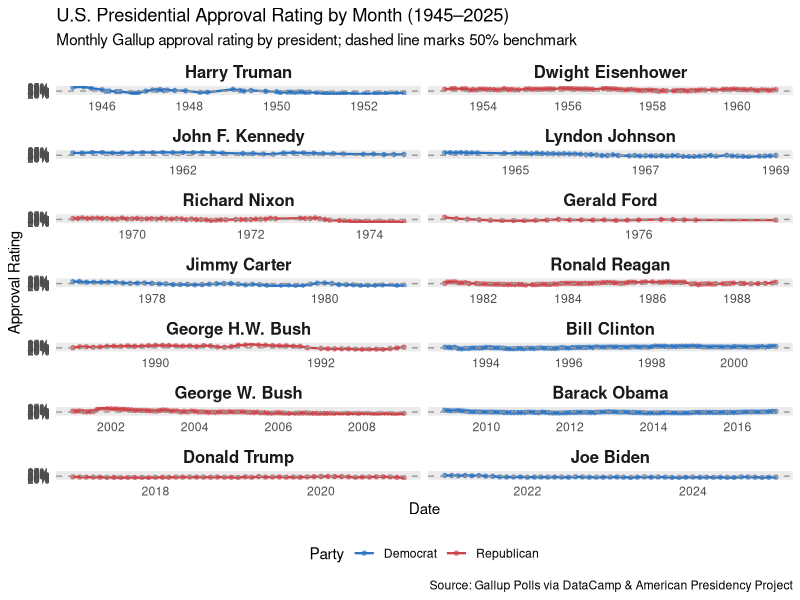

Generate this figure with R:
## ---- chunk 1
#| message: false
#| echo: false
#| fig-height: 18
#| fig-width: 10

library(tidyverse)

# Load monthly approval data and order presidents chronologically
monthly_data <- read_csv("data/presidential_approval_by_month.csv", show_col_types = FALSE) |>
  mutate(president = fct_reorder(president, year_month, .fun = min))

# Separate panel for each president tracking monthly approval
ggplot(monthly_data, aes(x = year_month, y = approval, color = party)) +
  geom_line(linewidth = 0.8) +
  geom_point(size = 1.2, alpha = 0.6) +
  geom_hline(yintercept = 50, linetype = "dashed", color = "grey60") +
  scale_color_manual(values = c("Democrat" = "#2E74C0", "Republican" = "#CB454A")) +
  scale_y_continuous(
    breaks = seq(20, 95, by = 5),
    labels = \(y) paste0(y, "%"),
    limits = c(20, 95)
  ) +
  scale_x_date(date_breaks = "2 years", date_labels = "%Y") +
  facet_wrap(~president, scales = "free_x", ncol = 2) +
  labs(
    title = "U.S. Presidential Approval Rating by Month (1945–2025)",
    subtitle = "Monthly Gallup approval rating by president; dashed line marks 50% benchmark",
    x = "Date",
    y = "Approval Rating",
    color = "Party",
    caption = "Source: Gallup Polls via DataCamp & American Presidency Project"
  ) +
  theme_minimal(base_size = 11) +
  theme(
    legend.position = "bottom",
    panel.grid.minor = element_blank(),
    strip.text = element_text(face = "bold", size = 12),
    axis.text.y = element_text(size = 8)
  )
